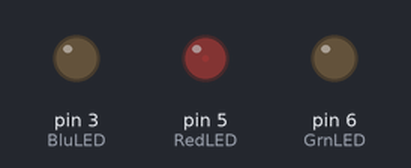
The sketch below on a simulated Arduino Uno, built with avr-gcc and run on an emulated ATmega328P. Parts: output pins drawn as LEDs (lit = HIGH).

Above: at 0.05 s.
At 1.4 s:
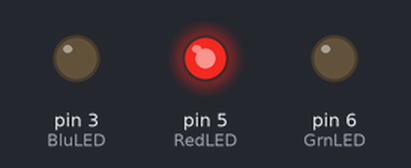
At 2.75 s:
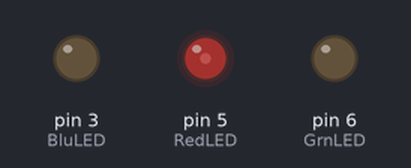
At 5.9 s:
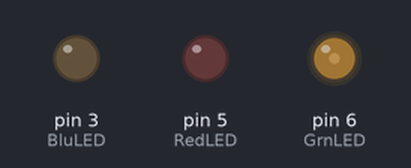
At 9.0 s:
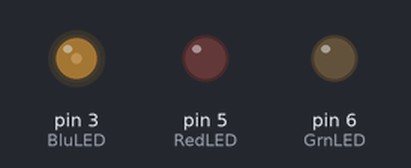
At 12.15 s:
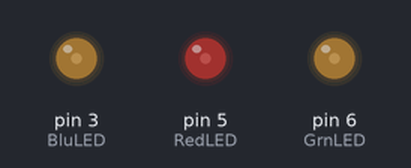
Timing chart, 0 to 16.2 s (numbered marks = the images above):
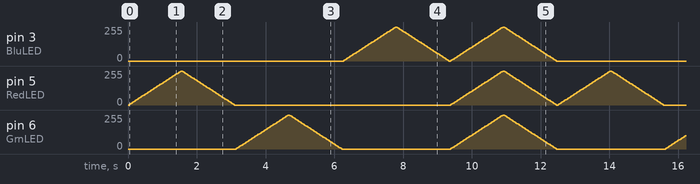

Measured:
- by itself, pin 3 (BluLED), pin 5 (RedLED): moves between 0/255 and 255/255, repeating every 12.5 s

The sketch:

rgb_analogue.ino
```cpp
// (licence header left out)
int RedLED = 5;    /* LED connected to digital pin 9 (pwm pin) */
int GrnLED = 6;    /* LED connected to digital pin 10 (pwm pin) */
int BluLED = 3;    /* LED connected to digital pin 11 (pwm pin) */
int LED[3]={RedLED, GrnLED,BluLED}; //an array to make it easier to cycle though  the LED colors

void setup()  {
  //Set pins as output pins
  pinMode(RedLED, OUTPUT);
  pinMode(GrnLED, OUTPUT);
  pinMode(BluLED, OUTPUT);
}

#define ON 32
#define OFF 0

void loop()  {
  //Fade each LED in and out individually. Possible range is 0-255
  for (int i = 0; i < 3; i++) { //Cycle LED color
    //Fade in
    for (int fade = 0; fade <= 255; fade += 5) {
        analogWrite(LED[i], fade);
        delay(30);
    }
    //Fade out
    for (int fade = 255; fade >= 0; fade -= 5) {
        analogWrite(LED[i], fade);
        delay(30);
    }
  }

  //Fade all the LEDs in and out
  //Fade in

  for (int fade = 0; fade < 256; fade += 5) {
      analogWrite(RedLED, fade);
      analogWrite(BluLED, fade);
      analogWrite(GrnLED, fade);
      delay(30);
  }
  //Fade out
  for (int fade = 255; fade >= 0; fade -= 5) {
      analogWrite(RedLED, fade);
      analogWrite(GrnLED, fade);
      analogWrite(BluLED, fade);
      delay(30);
  }
}
```
